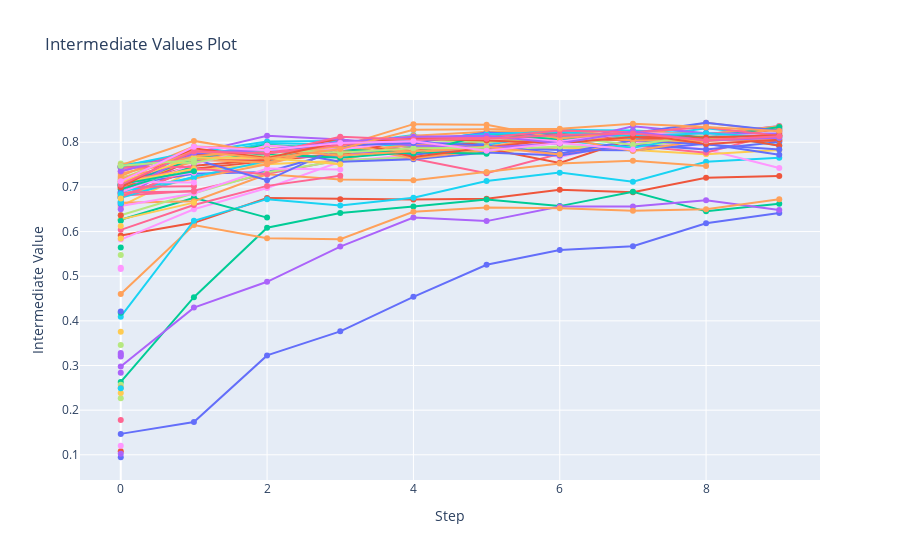

Write notebook code for a chart like this one.
### Code cell
from optuna.visualization import plot_intermediate_values

plot_intermediate_values(study)

### Figure 1 — Plotly figure (JSON) as saved in the notebook; plotly's stock layout.template omitted (floating-point values rounded to 4 significant figures)
{"data": [{"marker": {"maxdisplayed": 10}, "mode": "lines+markers", "name": "Trial0", "x": [0, 1, 2, 3, 4, 5, 6, 7, 8, 9], "y": [0.1469, 0.1734, 0.3227, 0.3766, 0.4539, 0.5258, 0.5586, 0.5672, 0.6188, 0.6414], "type": "scatter"}, {"marker": {"maxdisplayed": 10}, "mode": "lines+markers", "name": "Trial1", "x": [0, 1, 2, 3, 4, 5, 6, 7, 8, 9], "y": [0.5914, 0.6195, 0.675, 0.6727, 0.6719, 0.6734, 0.6937, 0.6883, 0.7203, 0.7242], "type": "scatter"}, {"marker": {"maxdisplayed": 10}, "mode": "lines+markers", "name": "Trial2", "x": [0, 1, 2, 3, 4, 5, 6, 7, 8, 9], "y": [0.2633, 0.4531, 0.6086, 0.6414, 0.6562, 0.6719, 0.657, 0.6891, 0.6453, 0.6625], "type": "scatter"}, {"marker": {"maxdisplayed": 10}, "mode": "lines+markers", "name": "Trial3", "x": [0, 1, 2, 3, 4, 5, 6, 7, 8, 9], "y": [0.2977, 0.4297, 0.4875, 0.5664, 0.6312, 0.6234, 0.6562, 0.6562, 0.6703, 0.6484], "type": "scatter"}, {"marker": {"maxdisplayed": 10}, "mode": "lines+markers", "name": "Trial4", "x": [0, 1, 2, 3, 4, 5, 6, 7, 8, 9], "y": [0.4602, 0.6148, 0.5852, 0.5828, 0.6445, 0.6539, 0.6523, 0.6469, 0.65, 0.6727], "type": "scatter"}, {"marker": {"maxdisplayed": 10}, "mode": "lines+markers", "name": "Trial5", "x": [0, 1, 2, 3, 4, 5, 6, 7, 8, 9], "y": [0.4094, 0.6242, 0.6727, 0.6586, 0.6758, 0.7133, 0.732, 0.7117, 0.7562, 0.7656], "type": "scatter"}, {"marker": {"maxdisplayed": 10}, "mode": "lines+markers", "name": "Trial6", "x": [0], "y": [0.1781], "type": "scatter"}, {"marker": {"maxdisplayed": 10}, "mode": "lines+markers", "name": "Trial7", "x": [0], "y": [0.257], "type": "scatter"}, {"marker": {"maxdisplayed": 10}, "mode": "lines+markers", "name": "Trial8", "x": [0, 1, 2, 3, 4, 5, 6, 7, 8, 9], "y": [0.582, 0.65, 0.6977, 0.7562, 0.7727, 0.7961, 0.7672, 0.8023, 0.7836, 0.7422], "type": "scatter"}, {"marker": {"maxdisplayed": 10}, "mode": "lines+markers", "name": "Trial9", "x": [0, 1, 2, 3, 4, 5, 6, 7, 8, 9], "y": [0.657, 0.7367, 0.7508, 0.7586, 0.7984, 0.7773, 0.7883, 0.7828, 0.7734, 0.7828], "type": "scatter"}, {"marker": {"maxdisplayed": 10}, "mode": "lines+markers", "name": "Trial10", "x": [0], "y": [0.09453], "type": "scatter"}, {"marker": {"maxdisplayed": 10}, "mode": "lines+markers", "name": "Trial11", "x": [0], "y": [0.1078], "type": "scatter"}, {"marker": {"maxdisplayed": 10}, "mode": "lines+markers", "name": "Trial12", "x": [0], "y": [0.418], "type": "scatter"}, {"marker": {"maxdisplayed": 10}, "mode": "lines+markers", "name": "Trial13", "x": [0], "y": [0.2836], "type": "scatter"}, {"marker": {"maxdisplayed": 10}, "mode": "lines+markers", "name": "Trial14", "x": [0], "y": [0.25], "type": "scatter"}, {"marker": {"maxdisplayed": 10}, "mode": "lines+markers", "name": "Trial15", "x": [0, 1, 2, 3, 4, 5, 6, 7, 8, 9], "y": [0.7047, 0.7773, 0.8016, 0.8031, 0.8008, 0.8211, 0.8273, 0.8266, 0.8187, 0.8313], "type": "scatter"}, {"marker": {"maxdisplayed": 10}, "mode": "lines+markers", "name": "Trial16", "x": [0, 1, 2, 3, 4, 5, 6, 7, 8, 9], "y": [0.6805, 0.6914, 0.7297, 0.7602, 0.7633, 0.7305, 0.7742, 0.793, 0.7766, 0.8211], "type": "scatter"}, {"marker": {"maxdisplayed": 10}, "mode": "lines+markers", "name": "Trial17", "x": [0], "y": [0.2266], "type": "scatter"}, {"marker": {"maxdisplayed": 10}, "mode": "lines+markers", "name": "Trial18", "x": [0], "y": [0.5188], "type": "scatter"}, {"marker": {"maxdisplayed": 10}, "mode": "lines+markers", "name": "Trial19", "x": [0], "y": [0.2383], "type": "scatter"}, {"marker": {"maxdisplayed": 10}, "mode": "lines+markers", "name": "Trial20", "x": [0, 1, 2, 3, 4, 5, 6, 7, 8, 9], "y": [0.7031, 0.7297, 0.7336, 0.7797, 0.7719, 0.7883, 0.7828, 0.782, 0.7969, 0.7719], "type": "scatter"}, {"marker": {"maxdisplayed": 10}, "mode": "lines+markers", "name": "Trial21", "x": [0, 1, 2, 3, 4, 5, 6, 7, 8, 9], "y": [0.6789, 0.7406, 0.7578, 0.775, 0.7875, 0.7859, 0.7539, 0.8078, 0.8055, 0.8031], "type": "scatter"}, {"marker": {"maxdisplayed": 10}, "mode": "lines+markers", "name": "Trial22", "x": [0, 1, 2], "y": [0.6266, 0.6758, 0.6312], "type": "scatter"}, {"marker": {"maxdisplayed": 10}, "mode": "lines+markers", "name": "Trial23", "x": [0], "y": [0.1023], "type": "scatter"}, {"marker": {"maxdisplayed": 10}, "mode": "lines+markers", "name": "Trial24", "x": [0, 1, 2, 3, 4, 5, 6, 7, 8], "y": [0.6648, 0.668, 0.7281, 0.7164, 0.7148, 0.7336, 0.7523, 0.7586, 0.7469], "type": "scatter"}, {"marker": {"maxdisplayed": 10}, "mode": "lines+markers", "name": "Trial25", "x": [0, 1, 2, 3, 4, 5, 6, 7, 8, 9], "y": [0.7422, 0.7672, 0.7984, 0.7945, 0.8164, 0.793, 0.825, 0.8086, 0.8313, 0.8141], "type": "scatter"}, {"marker": {"maxdisplayed": 10}, "mode": "lines+markers", "name": "Trial26", "x": [0, 1, 2, 3], "y": [0.6039, 0.6594, 0.7023, 0.725], "type": "scatter"}, {"marker": {"maxdisplayed": 10}, "mode": "lines+markers", "name": "Trial27", "x": [0, 1, 2, 3, 4, 5, 6, 7, 8, 9], "y": [0.6367, 0.6859, 0.7328, 0.7586, 0.7672, 0.7828, 0.7906, 0.7906, 0.807, 0.8156], "type": "scatter"}, {"marker": {"maxdisplayed": 10}, "mode": "lines+markers", "name": "Trial28", "x": [0, 1, 2, 3], "y": [0.657, 0.6852, 0.7414, 0.7391], "type": "scatter"}, {"marker": {"maxdisplayed": 10}, "mode": "lines+markers", "name": "Trial29", "x": [0, 1], "y": [0.6273, 0.6648], "type": "scatter"}, {"marker": {"maxdisplayed": 10}, "mode": "lines+markers", "name": "Trial30", "x": [0, 1, 2, 3, 4, 5, 6, 7, 8, 9], "y": [0.7023, 0.7633, 0.7859, 0.7562, 0.7617, 0.7773, 0.7703, 0.7953, 0.7836, 0.8008], "type": "scatter"}, {"marker": {"maxdisplayed": 10}, "mode": "lines+markers", "name": "Trial31", "x": [0, 1, 2, 3, 4, 5, 6, 7, 8, 9], "y": [0.7031, 0.7477, 0.7609, 0.7719, 0.8086, 0.8133, 0.8195, 0.8039, 0.8109, 0.8289], "type": "scatter"}, {"marker": {"maxdisplayed": 10}, "mode": "lines+markers", "name": "Trial32", "x": [0], "y": [0.6242], "type": "scatter"}, {"marker": {"maxdisplayed": 10}, "mode": "lines+markers", "name": "Trial33", "x": [0, 1, 2, 3, 4, 5, 6, 7, 8, 9], "y": [0.675, 0.7672, 0.7672, 0.768, 0.7969, 0.7984, 0.8141, 0.8047, 0.8172, 0.8367], "type": "scatter"}, {"marker": {"maxdisplayed": 10}, "mode": "lines+markers", "name": "Trial34", "x": [0, 1, 2, 3, 4, 5, 6, 7, 8, 9], "y": [0.6828, 0.7188, 0.7508, 0.793, 0.7641, 0.7828, 0.8, 0.8227, 0.818, 0.8359], "type": "scatter"}, {"marker": {"maxdisplayed": 10}, "mode": "lines+markers", "name": "Trial35", "x": [0, 1, 2, 3, 4, 5, 6, 7, 8, 9], "y": [0.6758, 0.7227, 0.7578, 0.7977, 0.7906, 0.8008, 0.8047, 0.7875, 0.8187, 0.793], "type": "scatter"}, {"marker": {"maxdisplayed": 10}, "mode": "lines+markers", "name": "Trial36", "x": [0, 1], "y": [0.6875, 0.6898], "type": "scatter"}, {"marker": {"maxdisplayed": 10}, "mode": "lines+markers", "name": "Trial37", "x": [0], "y": [0.5477], "type": "scatter"}, {"marker": {"maxdisplayed": 10}, "mode": "lines+markers", "name": "Trial38", "x": [0], "y": [0.5164], "type": "scatter"}, {"marker": {"maxdisplayed": 10}, "mode": "lines+markers", "name": "Trial39", "x": [0], "y": [0.6539], "type": "scatter"}, {"marker": {"maxdisplayed": 10}, "mode": "lines+markers", "name": "Trial40", "x": [0], "y": [0.6656], "type": "scatter"}, {"marker": {"maxdisplayed": 10}, "mode": "lines+markers", "name": "Trial41", "x": [0, 1, 2, 3, 4, 5, 6, 7, 8, 9], "y": [0.6961, 0.7602, 0.7594, 0.7945, 0.7805, 0.8031, 0.8086, 0.8039, 0.8203, 0.7922], "type": "scatter"}, {"marker": {"maxdisplayed": 10}, "mode": "lines+markers", "name": "Trial42", "x": [0, 1, 2, 3, 4, 5], "y": [0.7047, 0.7617, 0.7734, 0.7656, 0.7781, 0.7742], "type": "scatter"}, {"marker": {"maxdisplayed": 10}, "mode": "lines+markers", "name": "Trial43", "x": [0], "y": [0.3242], "type": "scatter"}, {"marker": {"maxdisplayed": 10}, "mode": "lines+markers", "name": "Trial44", "x": [0, 1, 2, 3, 4, 5, 6, 7, 8, 9], "y": [0.7211, 0.7555, 0.793, 0.7797, 0.7937, 0.7906, 0.8109, 0.7805, 0.8055, 0.8055], "type": "scatter"}, {"marker": {"maxdisplayed": 10}, "mode": "lines+markers", "name": "Trial45", "x": [0, 1], "y": [0.6898, 0.7211], "type": "scatter"}, {"marker": {"maxdisplayed": 10}, "mode": "lines+markers", "name": "Trial46", "x": [0, 1, 2], "y": [0.6773, 0.7414, 0.7281], "type": "scatter"}, {"marker": {"maxdisplayed": 10}, "mode": "lines+markers", "name": "Trial47", "x": [0], "y": [0.3461], "type": "scatter"}, {"marker": {"maxdisplayed": 10}, "mode": "lines+markers", "name": "Trial48", "x": [0], "y": [0.6516], "type": "scatter"}, {"marker": {"maxdisplayed": 10}, "mode": "lines+markers", "name": "Trial49", "x": [0], "y": [0.5844], "type": "scatter"}, {"marker": {"maxdisplayed": 10}, "mode": "lines+markers", "name": "Trial50", "x": [0, 1, 2, 3, 4, 5, 6, 7, 8, 9], "y": [0.707, 0.7617, 0.7148, 0.7898, 0.8, 0.793, 0.775, 0.8047, 0.7953, 0.7836], "type": "scatter"}, {"marker": {"maxdisplayed": 10}, "mode": "lines+markers", "name": "Trial51", "x": [0], "y": [0.6367], "type": "scatter"}, {"marker": {"maxdisplayed": 10}, "mode": "lines+markers", "name": "Trial52", "x": [0], "y": [0.5641], "type": "scatter"}, {"marker": {"maxdisplayed": 10}, "mode": "lines+markers", "name": "Trial53", "x": [0], "y": [0.3203], "type": "scatter"}, {"marker": {"maxdisplayed": 10}, "mode": "lines+markers", "name": "Trial54", "x": [0, 1, 2, 3, 4, 5, 6, 7, 8, 9], "y": [0.7, 0.7617, 0.7539, 0.7953, 0.7781, 0.7875, 0.8117, 0.8047, 0.8031, 0.832], "type": "scatter"}, {"marker": {"maxdisplayed": 10}, "mode": "lines+markers", "name": "Trial55", "x": [0], "y": [0.2492], "type": "scatter"}, {"marker": {"maxdisplayed": 10}, "mode": "lines+markers", "name": "Trial56", "x": [0, 1], "y": [0.7, 0.7016], "type": "scatter"}, {"marker": {"maxdisplayed": 10}, "mode": "lines+markers", "name": "Trial57", "x": [0, 1, 2, 3, 4, 5, 6, 7, 8, 9], "y": [0.718, 0.7828, 0.7672, 0.7945, 0.8055, 0.8, 0.8117, 0.7945, 0.8164, 0.8164], "type": "scatter"}, {"marker": {"maxdisplayed": 10}, "mode": "lines+markers", "name": "Trial58", "x": [0, 1], "y": [0.7109, 0.7102], "type": "scatter"}, {"marker": {"maxdisplayed": 10}, "mode": "lines+markers", "name": "Trial59", "x": [0], "y": [0.6125], "type": "scatter"}, {"marker": {"maxdisplayed": 10}, "mode": "lines+markers", "name": "Trial60", "x": [0], "y": [0.4211], "type": "scatter"}, {"marker": {"maxdisplayed": 10}, "mode": "lines+markers", "name": "Trial61", "x": [0, 1, 2, 3, 4, 5, 6, 7, 8, 9], "y": [0.7453, 0.7727, 0.7773, 0.8078, 0.7672, 0.7883, 0.807, 0.8195, 0.7961, 0.8055], "type": "scatter"}, {"marker": {"maxdisplayed": 10}, "mode": "lines+markers", "name": "Trial62", "x": [0, 1, 2, 3, 4, 5, 6, 7, 8, 9], "y": [0.7023, 0.7633, 0.7945, 0.7844, 0.775, 0.818, 0.8063, 0.8187, 0.8109, 0.8344], "type": "scatter"}, {"marker": {"maxdisplayed": 10}, "mode": "lines+markers", "name": "Trial63", "x": [0, 1, 2, 3, 4, 5, 6, 7, 8, 9], "y": [0.6875, 0.7758, 0.8148, 0.8063, 0.793, 0.7883, 0.7977, 0.8359, 0.8203, 0.8195], "type": "scatter"}, {"marker": {"maxdisplayed": 10}, "mode": "lines+markers", "name": "Trial64", "x": [0, 1, 2, 3, 4, 5, 6, 7, 8, 9], "y": [0.7242, 0.7906, 0.7852, 0.793, 0.8148, 0.8234, 0.8281, 0.8117, 0.8438, 0.8242], "type": "scatter"}, {"marker": {"maxdisplayed": 10}, "mode": "lines+markers", "name": "Trial65", "x": [0], "y": [0.668], "type": "scatter"}, {"marker": {"maxdisplayed": 10}, "mode": "lines+markers", "name": "Trial66", "x": [0, 1], "y": [0.7125, 0.7414], "type": "scatter"}, {"marker": {"maxdisplayed": 10}, "mode": "lines+markers", "name": "Trial67", "x": [0], "y": [0.6844], "type": "scatter"}, {"marker": {"maxdisplayed": 10}, "mode": "lines+markers", "name": "Trial68", "x": [0, 1, 2, 3, 4, 5, 6, 7, 8, 9], "y": [0.6883, 0.7508, 0.793, 0.7836, 0.8039, 0.8141, 0.8023, 0.8203, 0.818, 0.8141], "type": "scatter"}, {"marker": {"maxdisplayed": 10}, "mode": "lines+markers", "name": "Trial69", "x": [0], "y": [0.3758], "type": "scatter"}, {"marker": {"maxdisplayed": 10}, "mode": "lines+markers", "name": "Trial70", "x": [0], "y": [0.6609], "type": "scatter"}, {"marker": {"maxdisplayed": 10}, "mode": "lines+markers", "name": "Trial71", "x": [0, 1], "y": [0.7438, 0.7453], "type": "scatter"}, {"marker": {"maxdisplayed": 10}, "mode": "lines+markers", "name": "Trial72", "x": [0, 1], "y": [0.6945, 0.7453], "type": "scatter"}, {"marker": {"maxdisplayed": 10}, "mode": "lines+markers", "name": "Trial73", "x": [0], "y": [0.3281], "type": "scatter"}, {"marker": {"maxdisplayed": 10}, "mode": "lines+markers", "name": "Trial74", "x": [0, 1, 2, 3, 4, 5, 6], "y": [0.7297, 0.768, 0.7836, 0.7703, 0.7797, 0.7898, 0.7727], "type": "scatter"}, {"marker": {"maxdisplayed": 10}, "mode": "lines+markers", "name": "Trial75", "x": [0], "y": [0.6633], "type": "scatter"}, {"marker": {"maxdisplayed": 10}, "mode": "lines+markers", "name": "Trial76", "x": [0, 1], "y": [0.7438, 0.7445], "type": "scatter"}, {"marker": {"maxdisplayed": 10}, "mode": "lines+markers", "name": "Trial77", "x": [0, 1, 2, 3, 4, 5], "y": [0.7523, 0.7539, 0.7844, 0.7766, 0.7867, 0.7875], "type": "scatter"}, {"marker": {"maxdisplayed": 10}, "mode": "lines+markers", "name": "Trial78", "x": [0, 1], "y": [0.7086, 0.732], "type": "scatter"}, {"marker": {"maxdisplayed": 10}, "mode": "lines+markers", "name": "Trial79", "x": [0, 1], "y": [0.7086, 0.7406], "type": "scatter"}, {"marker": {"maxdisplayed": 10}, "mode": "lines+markers", "name": "Trial80", "x": [0, 1, 2, 3, 4, 5, 6, 7, 8, 9], "y": [0.7461, 0.775, 0.782, 0.793, 0.7984, 0.8219, 0.8148, 0.8211, 0.8438, 0.8258], "type": "scatter"}, {"marker": {"maxdisplayed": 10}, "mode": "lines+markers", "name": "Trial81", "x": [0], "y": [0.6852], "type": "scatter"}, {"marker": {"maxdisplayed": 10}, "mode": "lines+markers", "name": "Trial82", "x": [0, 1], "y": [0.7063, 0.7352], "type": "scatter"}, {"marker": {"maxdisplayed": 10}, "mode": "lines+markers", "name": "Trial83", "x": [0], "y": [0.65], "type": "scatter"}, {"marker": {"maxdisplayed": 10}, "mode": "lines+markers", "name": "Trial84", "x": [0, 1, 2, 3, 4, 5, 6, 7, 8, 9], "y": [0.7484, 0.8031, 0.7758, 0.7906, 0.8406, 0.8391, 0.8086, 0.8227, 0.8023, 0.8125], "type": "scatter"}, {"marker": {"maxdisplayed": 10}, "mode": "lines+markers", "name": "Trial85", "x": [0, 1, 2, 3, 4, 5, 6, 7, 8, 9], "y": [0.7461, 0.7789, 0.782, 0.7992, 0.8055, 0.8187, 0.8227, 0.8141, 0.8203, 0.8102], "type": "scatter"}, {"marker": {"maxdisplayed": 10}, "mode": "lines+markers", "name": "Trial86", "x": [0, 1, 2, 3, 4, 5, 6, 7, 8, 9], "y": [0.7344, 0.7812, 0.775, 0.7945, 0.8094, 0.8109, 0.8266, 0.8227, 0.8336, 0.8141], "type": "scatter"}, {"marker": {"maxdisplayed": 10}, "mode": "lines+markers", "name": "Trial87", "x": [0], "y": [0.6844], "type": "scatter"}, {"marker": {"maxdisplayed": 10}, "mode": "lines+markers", "name": "Trial88", "x": [0], "y": [0.1203], "type": "scatter"}, {"marker": {"maxdisplayed": 10}, "mode": "lines+markers", "name": "Trial89", "x": [0, 1, 2, 3], "y": [0.7117, 0.7656, 0.7648, 0.7508], "type": "scatter"}, {"marker": {"maxdisplayed": 10}, "mode": "lines+markers", "name": "Trial90", "x": [0], "y": [0.6867], "type": "scatter"}, {"marker": {"maxdisplayed": 10}, "mode": "lines+markers", "name": "Trial91", "x": [0, 1, 2, 3, 4, 5, 6, 7, 8, 9], "y": [0.6992, 0.7867, 0.7648, 0.8008, 0.8078, 0.8039, 0.7977, 0.8117, 0.8109, 0.8156], "type": "scatter"}, {"marker": {"maxdisplayed": 10}, "mode": "lines+markers", "name": "Trial92", "x": [0], "y": [0.675], "type": "scatter"}, {"marker": {"maxdisplayed": 10}, "mode": "lines+markers", "name": "Trial93", "x": [0, 1, 2, 3, 4, 5, 6, 7, 8, 9], "y": [0.7352, 0.7766, 0.7828, 0.8008, 0.8125, 0.8148, 0.7977, 0.8242, 0.8039, 0.8102], "type": "scatter"}, {"marker": {"maxdisplayed": 10}, "mode": "lines+markers", "name": "Trial94", "x": [0, 1, 2, 3, 4, 5, 6, 7, 8, 9], "y": [0.7164, 0.7805, 0.7633, 0.7852, 0.8281, 0.8297, 0.8305, 0.8414, 0.8344, 0.825], "type": "scatter"}, {"marker": {"maxdisplayed": 10}, "mode": "lines+markers", "name": "Trial95", "x": [0], "y": [0.6844], "type": "scatter"}, {"marker": {"maxdisplayed": 10}, "mode": "lines+markers", "name": "Trial96", "x": [0, 1, 2, 3, 4, 5, 6, 7, 8, 9], "y": [0.7047, 0.7797, 0.7742, 0.8125, 0.8055, 0.8078, 0.8164, 0.8195, 0.8047, 0.8133], "type": "scatter"}, {"marker": {"maxdisplayed": 10}, "mode": "lines+markers", "name": "Trial97", "x": [0, 1], "y": [0.7477, 0.7602], "type": "scatter"}, {"marker": {"maxdisplayed": 10}, "mode": "lines+markers", "name": "Trial98", "x": [0, 1, 2, 3, 4, 5, 6, 7], "y": [0.7125, 0.7898, 0.782, 0.7984, 0.8023, 0.7812, 0.7984, 0.7836], "type": "scatter"}, {"marker": {"maxdisplayed": 10}, "mode": "lines+markers", "name": "Trial99", "x": [0], "y": [0.6742], "type": "scatter"}], "layout": {"showlegend": false, "title": {"text": "Intermediate Values Plot"}, "xaxis": {"title": {"text": "Step"}}, "yaxis": {"title": {"text": "Intermediate Value"}}}}
